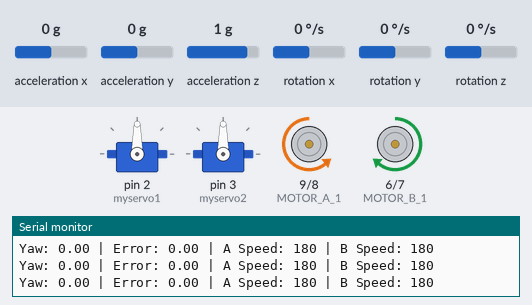
Recording of a sketch running on a simulated Arduino Uno, built with avr-gcc and run on an emulated ATmega328P. On the bench: 2 × servo, motor-driver pin pairs drawn as motors (green arrow = first pin HIGH = forward, orange = second pin HIGH = backward, longer = more drive, scaled by the enable pin), the last lines printed to the serial monitor. Inputs (shaded band) come from the test bench; at power-on: rotation z 0 °/s, acceleration x 0 g, acceleration y 0 g, acceleration z 1 g, rotation x 0 °/s, rotation y 0 °/s.

Above: at 5.2 s.
5.3 s: rotation z set to -192 °/s
At 6.0 s:
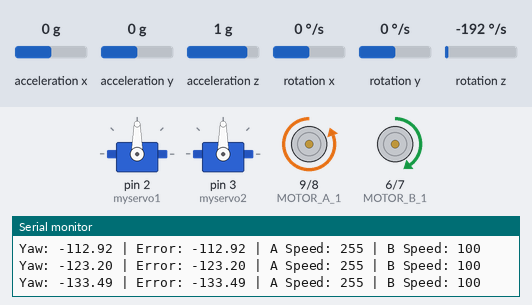
6.9 s: rotation z set to 192 °/s
At 9.0 s:
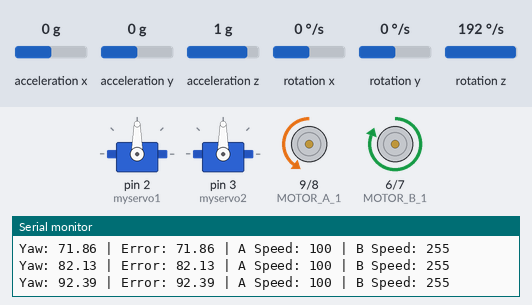
9.9 s: rotation z set to -100 °/s
At 12.42 s:
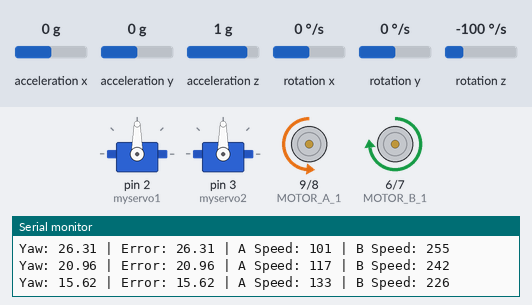
12.9 s: rotation z set to 100 °/s
At 13.11 s:
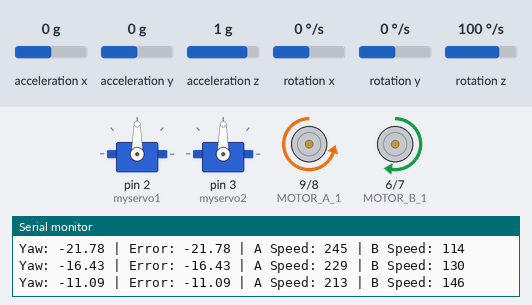
Timing chart, 0 to 15.9 s (numbered marks = the images above; inputs shaded):
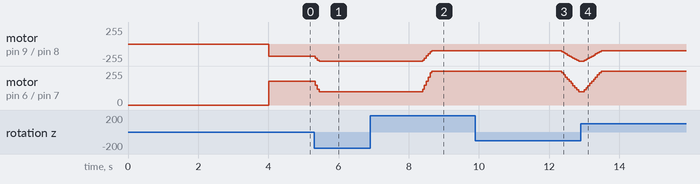

Measured:
- after the input at 5.3 s, motor on pin 9 (MOTOR_A_1) / pin 8 (MOTOR_A_2): backward 180/255 → backward 255/255 at once; motor on pin 6 (MOTOR_B_1) / pin 7 (MOTOR_B_2): forward 180/255 → forward 100/255 at once
- after the input at 6.9 s, motor on pin 9 (MOTOR_A_1) / pin 8 (MOTOR_A_2): backward 255/255 → backward 100/255 after 1.5 s; motor on pin 6 (MOTOR_B_1) / pin 7 (MOTOR_B_2): forward 100/255 → forward 255/255 after 1.5 s
- after the input at 9.9 s, motor on pin 9 (MOTOR_A_1) / pin 8 (MOTOR_A_2): moves from backward 100/255 to backward 255/255 over 0.53 s, starting after 2.4 s; motor on pin 6 (MOTOR_B_1) / pin 7 (MOTOR_B_2): moves from forward 255/255 to forward 100/255 over 0.48 s, starting after 2.5 s
- after the input at 12.9 s, motor on pin 9 (MOTOR_A_1) / pin 8 (MOTOR_A_2): moves from backward 255/255 to backward 100/255 over 0.53 s, starting after 0.10 s; motor on pin 6 (MOTOR_B_1) / pin 7 (MOTOR_B_2): moves from forward 100/255 to forward 255/255 over 0.48 s, starting after 0.10 s

The sketch:

Drive_Tune_w_Gyro.ino
```cpp
#include <Wire.h>
#include <MPU6050_tockn.h>
#include <Servo.h>

MPU6050 mpu(Wire);

// --- Motor Pins ---
#define MOTOR_B_EN 5
#define MOTOR_B_1 6
#define MOTOR_B_2 7

#define MOTOR_A_EN 10
#define MOTOR_A_1 9
#define MOTOR_A_2 8

// --- Servo Pins ---
Servo myservo1;
Servo myservo2;

// --- Gyro Variables ---
float baseYaw = 0;
float kp = 3.0;   // proportional gain — tune this value for your robot

void setup() {
  Serial.begin(115200);
  Wire.begin();
  mpu.begin();
  mpu.calcGyroOffsets(true);
  Serial.println("MPU6050 calibrated.");

  // Motor setup
  pinMode(MOTOR_A_1, OUTPUT);
  pinMode(MOTOR_A_2, OUTPUT);
  pinMode(MOTOR_A_EN, OUTPUT);

  pinMode(MOTOR_B_1, OUTPUT);
  pinMode(MOTOR_B_2, OUTPUT);
  pinMode(MOTOR_B_EN, OUTPUT);

  // Servo setup
  myservo1.attach(2);
  myservo2.attach(3);

  // Get initial orientation
  delay(1000);
  mpu.update();
  baseYaw = mpu.getAngleZ();
  Serial.println("Base orientation set!");
}

void loop() {
  mpu.update();
  float currentYaw = mpu.getAngleZ();
  float error = currentYaw - baseYaw;

  // Compute correction (simple proportional)
  float correction = kp * error;

  // Base motor speed
  int baseSpeed = 180;

  // Apply correction
  int motorASpeed = constrain(baseSpeed - correction, 100, 255);
  int motorBSpeed = constrain(baseSpeed + correction, 100, 255);

  // Drive forward
  digitalWrite(MOTOR_A_1, LOW);
  digitalWrite(MOTOR_A_2, HIGH);
  analogWrite(MOTOR_A_EN, motorASpeed);

  digitalWrite(MOTOR_B_1, HIGH);
  digitalWrite(MOTOR_B_2, LOW);
  analogWrite(MOTOR_B_EN, motorBSpeed);

  // Print debug
  Serial.print("Yaw: "); Serial.print(currentYaw);
  Serial.print(" | Error: "); Serial.print(error);
  Serial.print(" | A Speed: "); Serial.print(motorASpeed);
  Serial.print(" | B Speed: "); Serial.println(motorBSpeed);

  delay(50);
}
```
